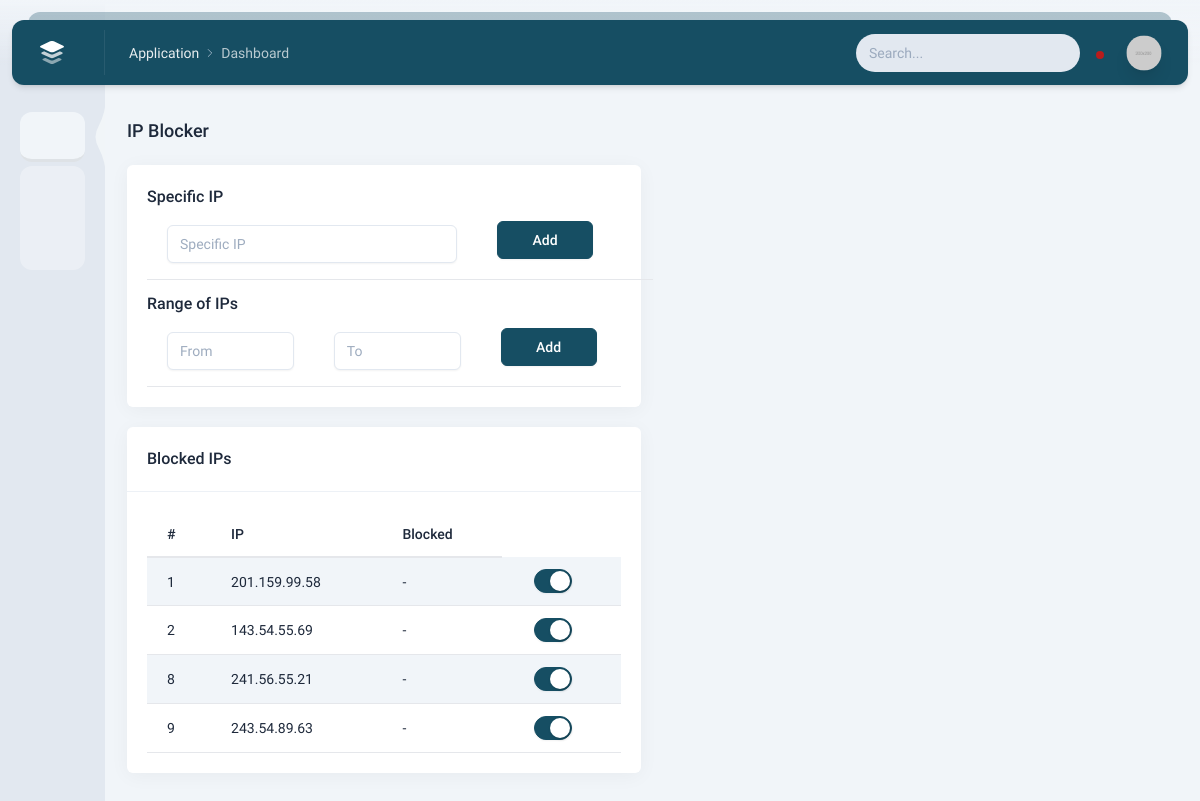
The app's page /ip-blocker-light/ (signed in), older data.
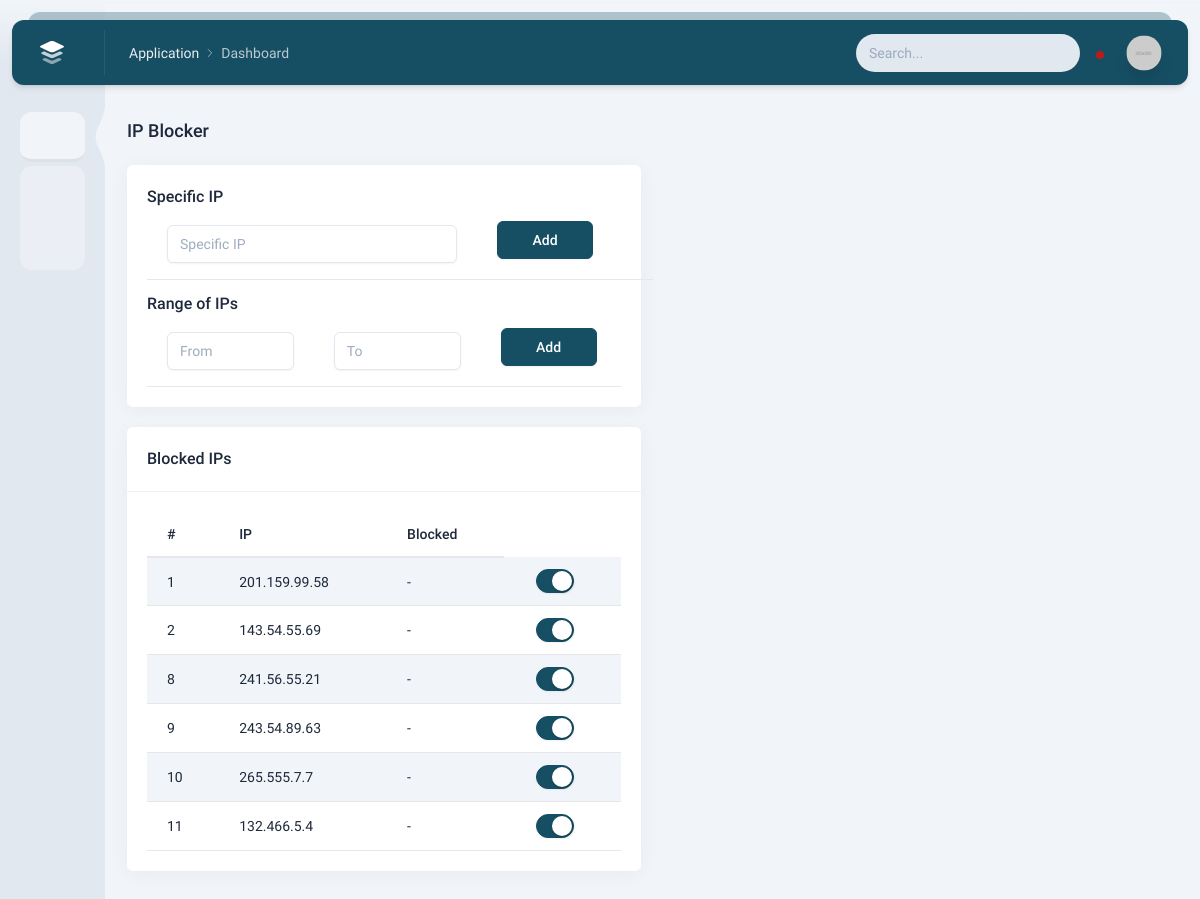
The same page, newer data.
### main/models.py (models this page shows, shortened)
class Blockedclient(models.Model):
    client_ip=models.CharField(null=True,blank=True ,max_length=100)
    date=models.DateField(auto_now_add=True)
    path=models.CharField(max_length=20)
    endpoint=models.CharField( max_length=100)
    overview=models.CharField( max_length=15)

### main/views.py (the view)
# urls.py: path('ip-blocker-light/', views.ip_blocker_light,name='ip-blocker-light'),
@login_required(login_url='main:login-light')
def ip_blocker_light(request):
    if request.method == 'POST':
        form = Blockedclientform(request.POST)
        if form.is_valid():
            print('form is valid')
            form.save()
            return redirect(reverse('main:ip-blocker-light'))
        else:
            print('in else')
            form = Blockedclientform()
            return render(request, 'main/ip-blocker-light.html', {'title': "ip-blocker-light"})
    else:
        return render(request, 'main/ip-blocker-light.html', {'title': "ip-blocker-light", "blockedclients": Blockedclient.objects.all()})

### main/templates/main/IP-Blocker-light.html (shortened to what the changed rows need)
{% extends "index.html" %}
{% load static %}
{% load i18n %}
{% block content %}
<div class="content">
                <div class="intro-y flex items-center mt-8">
                    <h2 class="text-lg font-medium mr-auto">
                        IP Blocker
                    </h2>
                </div>
                <div class="grid grid-cols-12 gap-6 mt-5">
                    <div class="intro-y col-span-12 lg:col-span-6">
                            <div class="intro-y col-span-12 lg:col-span-6">
                                <div class="intro-y box">
                                    <form method='POST' enctype="multipart/form-data">
                                    <div id="input" class="p-5">
                                        <div class="preview">
                                            <div>
                                                <h2 class="font-medium text-base mr-auto">
                                                    Specific IP
                                                </h2>
                                            </div>
                                            <div class="mt-3">
                                                <h2 class="font-medium text-base mr-auto">
                                                    Range of IPs
                                                </h2>
                                            </div>
                                        </div>
                                    </div>
                                    </form>
                                </div>
                        <div class="intro-y box mt-5">
                            <div class="flex flex-col sm:flex-row items-center p-5 border-b border-slate-200/60">
                                <h2 class="font-medium text-base mr-auto">
                                   Blocked IPs
                                </h2>
                            </div>
                            <div class="p-5" id="striped-rows-table">
                                <div class="preview">
                                    <div class="overflow-x-auto">
                                        <table class="table table-striped">
                                            <thead>
                                                <tr>
                                                    <th class="whitespace-nowrap">#</th>
                                                    <th class="whitespace-nowrap">IP</th>
                                                    <th class="whitespace-nowrap">Blocked</th>
                                                </tr>
                                            </thead>
                                            <tbody>
                                                {% for blockedclient in blockedclients %}
                                                <tr>
                                                    <td>{{blockedclient.id}}</td>
                                                    <td>{{blockedclient.client_ip}}</td>
                                                    <td>-</td>
                                                    <td><div class="form-check form-switch w-full sm:w-auto sm:ml-auto mt-3 sm:mt-0">
                                                        <input id="show-example-1" data-target="#basic-dropdown" class="show-code form-check-input mr-0 ml-3" type="checkbox"checked>
                                                    </div></td>
                                                </tr>
                                                {% endfor %}
                                            </tbody>
                                        </table>
                                    </div>
                                </div>
                            </div>
                        </div>
                    </div>
                </div>
</div>
{% endblock content %}

Row changes from the older to the newer data that the page shows:
added Blockedclient: id "10", client_ip "265.555.7.7"
added Blockedclient: id "11", client_ip "132.466.5.4"
